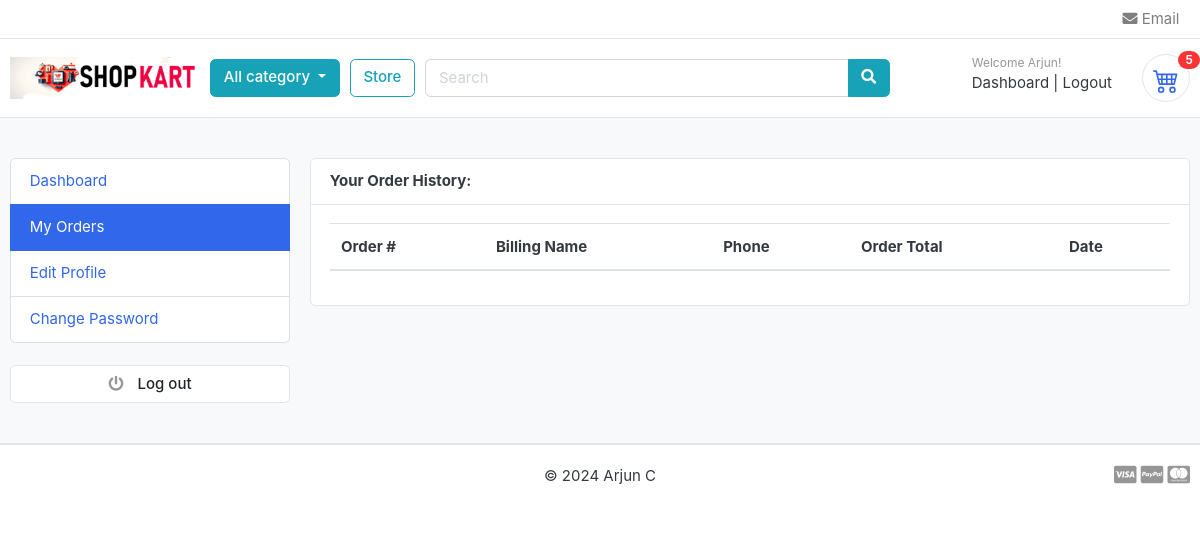
The app's page /accounts/my_orders/ (signed in), older data.
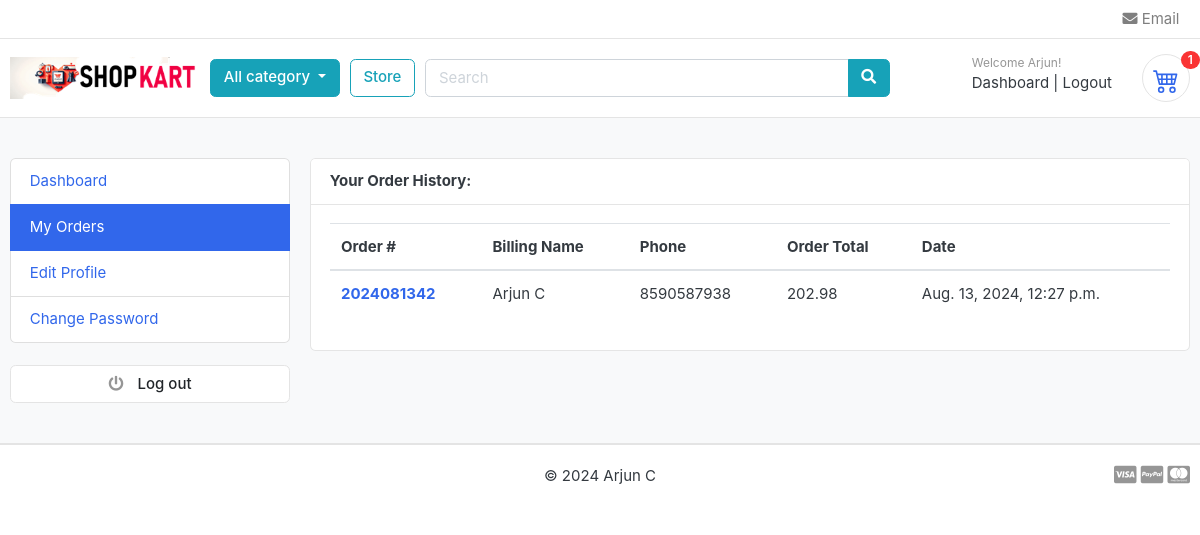
The same page, newer data.
### orders/models.py (models this page shows, shortened)
class Order(models.Model):
    STATUS = (
        ('New', 'New'),
        ('Accepted', 'Accepted'),
        ('Completed', 'Completed'),
        ('Cancelled', 'Cancelled'),
    )
    user = models.ForeignKey(Account, on_delete=models.SET_NULL, null=True)
    payment = models.ForeignKey(Payment, on_delete=models.SET_NULL, blank=True ,null=True)
    order_number = models.CharField(max_length=20)
    first_name = models.CharField(max_length=50)
    last_name = models.CharField(max_length=50)
    phone = models.CharField(max_length=15)
    email = models.EmailField(max_length=50)
    address_line_1 = models.CharField(max_length=50)
    address_line_2 = models.CharField(max_length=50, blank=True)
    country = models.CharField(max_length=50)
    state = models.CharField(max_length=50)
    city = models.CharField(max_length=50)
    order_note = models.CharField(max_length=100, blank=True)
    order_total = models.FloatField()
    tax = models.FloatField()
    status = models.CharField(max_length=10, choices=STATUS, default='New')
    ip = models.CharField(blank=True, max_length=20)
    is_ordered = models.BooleanField(default=False)
    created_at = models.DateTimeField(auto_now_add=True)
    updated_at = models.DateTimeField(auto_now=True)
    def full_name(self):
        return f'{self.first_name} {self.last_name}'

### accounts/views.py (the view)
# urls.py: path('my_orders/',views.my_orders, name='my_orders'),
@login_required(login_url='login')
def my_orders(request):
    orders = Order.objects.filter(user=request.user, is_ordered=True).order_by('-created_at')
    context = {
        'orders':orders
    }
    return render(request, 'accounts/my_orders.html', context)

### cart/context_processors.py (called while the page is built)
def counter(request):
    cart_count = 0
    if 'admin' in request.path:
        return {}
    else:
        try:
            cart = Cart.objects.filter(cart_id = _cart_id(request))
            if request.user.is_authenticated:
                cart_items = CartItem.objects.all().filter(user = request.user)
            else:
                cart_items = CartItem.objects.all().filter(cart = cart[:1])
            for cart_item in cart_items:
                cart_count += cart_item.quantity
        except Cart.DoesNotExist:
            cart_count = 0
    return dict(cart_count=cart_count)

### cart/views.py (called while the page is built)
def _cart_id(request):
    cart = request.session.session_key
    if not cart:
        cart = request.session.create()
    return cart

### category/context_processors.py (called while the page is built)
def menu_links(request):
    links = Category.objects.all()
    return dict(links = links)

### category/models.py (called while the page is built)
    def get_url(self):
        return reverse('products_by_category', args=[self.slug])

### templates/accounts/my_orders.html (shortened to what this page needs)
{% extends "base.html" %}
{% load static %}
{% block content %}
<section class="section-conten padding-y bg">
    <div class="container">
        <div class="row">
        {% include "includes/dashboard_sidebar.html" %}
        <main class="col-md-9">
            <article class="card">
            <header class="card-header">
                <strong class="d-inline-block mr-3">Your Order History: </strong>
            </header>
            <div class="card-body">
                <div class="row">
                    <div class="col-md-12">
                        <table class="table table-hover">
                            <thead>
                              <tr>
                                <th scope="col">Order #</th>
                                <th scope="col">Billing Name</th>
                                <th scope="col">Phone</th>
                                <th scope="col">Order Total</th>
                                <th scope="col">Date</th>
                              </tr>
                            </thead>
                            <tbody>
                                {% for order in orders %}
                                <tr>
                                    <th scope="row"><a href="{% url "order_detail" order.order_number %}"> {{order.order_number}}</a></th>
                                    <td>{{order.full_name}}</td>
                                    <td>{{order.phone}}</td>
                                    <td>{{order.order_total}}</td>
                                    <td>{{order.created_at}}</td>
                                </tr>
                                {% endfor %}
                            </tbody>
                          </table>
                    </div>
                </div>
            </div>
            </article>
        </main>
    </div>
    </div>
    </section>
{% endblock %}

### templates/includes/navbar.html (shortened to what this page needs)
{% load static %}
<header class="section-header">
    <nav class="navbar p-md-0 navbar-expand-sm navbar-light border-bottom">
    <div class="container">
      <div class="collapse navbar-collapse" id="navbarTop4">
        <ul class="navbar-nav">
            <li>
                <a href="mailto:shopkartdemo@gmail.com" class="nav-link"> <i class="fa fa-envelope"></i> Email </a>
            </li>
        </ul>
      </div>
    </div>
    </nav>
    <section class="header-main border-bottom">
        <div class="container">
    <div class="row align-items-center">
        <div class="col-lg-2 col-md-3 col-6">
            <a href="{% url "home" %}" class="brand-wrap">
                <img class="logo" src="{% static './images/shopkart.png' %}">
            </a>
        </div>
        <div class="col-lg col-sm col-md col-6 flex-grow-0">
            <div class="category-wrap dropdown d-inline-block float-right">
                <button type="button" class="btn btn-info dropdown-toggle" data-toggle="dropdown">
                    All category
                </button>
            </div>
        </div>
        <a href="{% url "store" %}" class="btn btn-outline-info">Store</a>
        <div class="col-lg  col-md-6 col-sm-12 col">
            <form action="{% url "search" %}" class="search" method = 'GET'>
                <div class="input-group w-100">
                    <input type="text" class="form-control" style="width:60%;" placeholder="Search" name = "keyword">
                    <div class="input-group-append">
                      <button class="btn btn-info" type="submit">
                        <i class="fa fa-search"></i>
                      </button>
                    </div>
                </div>
            </form>
        </div>
        <div class="col-lg-3 col-sm-6 col-8 order-2 order-lg-3">
                    <div class="d-flex justify-content-end mb-3 mb-lg-0">
                        {% if user.id is None %}
                        <div class="widget-header">
                            <small class="title text-muted">Welcome guest!</small>
                            <div>
                                <a href="{% url "login" %}">Sign in</a> <span class="dark-transp"> | </span>
                                <a href="{% url "register" %}"> Register</a>
                            </div>
                        </div>
                        {% else %}
                        <div class="widget-header">
                            <small class="title text-muted">Welcome {{user.first_name}}!</small>
                            <div>
                                <a href="{% url "dashboard" %}">Dashboard</a> <span class="dark-transp"> | </span>
                                <a href="{% url "logout" %}"> Logout</a>
                            </div>
                        </div>
                        {% endif %}
                        <a href="{% url "cart" %}" class="widget-header pl-3 ml-3">
                            <div class="icon icon-sm rounded-circle border">
                            </div>
                            <span class="badge badge-pill badge-danger notify">{{cart_count}}</span>
                        </a>
                    </div>
                </div>
    </div>
        </div>
    </section>
    </header>

Row changes from the older to the newer data that the page shows:
added Order: order_number "2024081342", full_name "Arjun C", phone "8590587938", order_total "202.98", created_at "Aug. 13, 2024, 12:27 p.m."
Text that changed along with them:
{{ cart_count }}: "5" → "1"
